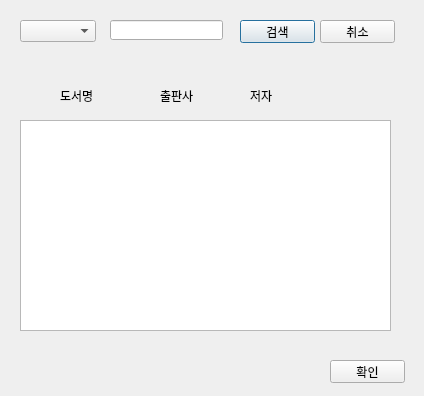
<?xml version="1.0" encoding="UTF-8"?>
<ui version="4.0">
 <class>Dialog</class>
 <widget class="QDialog" name="Dialog">
  <property name="geometry">
   <rect>
    <x>0</x>
    <y>0</y>
    <width>424</width>
    <height>396</height>
   </rect>
  </property>
  <property name="windowTitle">
   <string>Dialog</string>
  </property>
  <widget class="QComboBox" name="comboBox">
   <property name="geometry">
    <rect>
     <x>20</x>
     <y>20</y>
     <width>76</width>
     <height>22</height>
    </rect>
   </property>
  </widget>
  <widget class="QLineEdit" name="leName">
   <property name="geometry">
    <rect>
     <x>110</x>
     <y>20</y>
     <width>113</width>
     <height>20</height>
    </rect>
   </property>
  </widget>
  <widget class="QPushButton" name="btnSearch">
   <property name="geometry">
    <rect>
     <x>240</x>
     <y>20</y>
     <width>75</width>
     <height>23</height>
    </rect>
   </property>
   <property name="text">
    <string>검색</string>
   </property>
  </widget>
  <widget class="QPushButton" name="btnCancle">
   <property name="geometry">
    <rect>
     <x>320</x>
     <y>20</y>
     <width>75</width>
     <height>23</height>
    </rect>
   </property>
   <property name="text">
    <string>취소</string>
   </property>
  </widget>
  <widget class="QLabel" name="label">
   <property name="geometry">
    <rect>
     <x>60</x>
     <y>90</y>
     <width>56</width>
     <height>12</height>
    </rect>
   </property>
   <property name="text">
    <string>도서명</string>
   </property>
  </widget>
  <widget class="QLabel" name="label_2">
   <property name="geometry">
    <rect>
     <x>160</x>
     <y>90</y>
     <width>56</width>
     <height>12</height>
    </rect>
   </property>
   <property name="text">
    <string>출판사</string>
   </property>
  </widget>
  <widget class="QLabel" name="label_3">
   <property name="geometry">
    <rect>
     <x>250</x>
     <y>90</y>
     <width>56</width>
     <height>12</height>
    </rect>
   </property>
   <property name="text">
    <string>저자</string>
   </property>
  </widget>
  <widget class="QPushButton" name="btnOK">
   <property name="geometry">
    <rect>
     <x>330</x>
     <y>360</y>
     <width>75</width>
     <height>23</height>
    </rect>
   </property>
   <property name="text">
    <string>확인</string>
   </property>
  </widget>
  <widget class="QTableWidget" name="tableWidget2">
   <property name="geometry">
    <rect>
     <x>20</x>
     <y>120</y>
     <width>371</width>
     <height>211</height>
    </rect>
   </property>
  </widget>
 </widget>
 <resources/>
 <connections>
  <connection>
   <sender>btnOK</sender>
   <signal>clicked()</signal>
   <receiver>Dialog</receiver>
   <slot>accept()</slot>
   <hints>
    <hint type="sourcelabel">
     <x>362</x>
     <y>372</y>
    </hint>
    <hint type="destinationlabel">
     <x>242</x>
     <y>368</y>
    </hint>
   </hints>
  </connection>
  <connection>
   <sender>btnCancle</sender>
   <signal>clicked()</signal>
   <receiver>Dialog</receiver>
   <slot>reject()</slot>
   <hints>
    <hint type="sourcelabel">
     <x>359</x>
     <y>26</y>
    </hint>
    <hint type="destinationlabel">
     <x>364</x>
     <y>76</y>
    </hint>
   </hints>
  </connection>
 </connections>
</ui>
